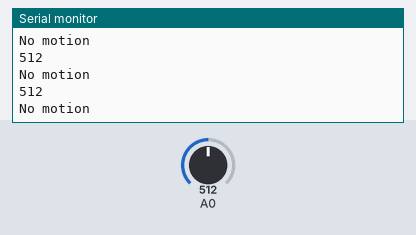
A sketch run on a simulated Arduino Uno, built with avr-gcc and run on an emulated ATmega328P. Parts: the last lines printed to the serial monitor. Inputs (shaded band) come from the test bench; at power-on: A0 = 512.

Above: at 1.3 s.
1.4 s: A0 set to 643
At 1.81 s:
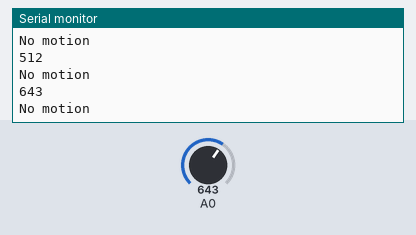
2.9 s: A0 set to 659
At 3.4 s:
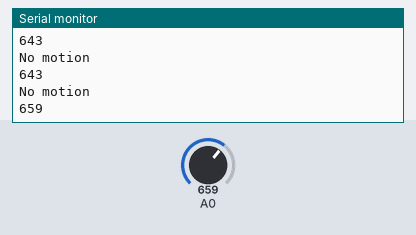
Timing chart, 0 to 5.9 s (numbered marks = the images above; inputs shaded):
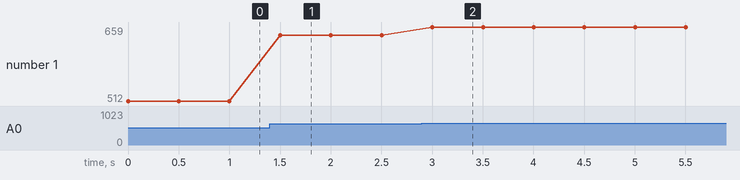

Measured:
- the behaviour switches between 658 and 659 on A0 (found by bisection; images 1 and 2)
- after the input at 1.4 s, the serial monitor: prints a new line after 0.10 s (image 1)
- after the input at 2.9 s, the serial monitor: prints a new line after 0.10 s (image 2)
- plotted number 1: 512 → 643 after the input at 1.4 s, 643 → 659 after the input at 2.9 s

The sketch:

ngt-ss-pir-1A.ino
```cpp
/* Test Code */
// Faya-Nugget Sample Code
// Date: 2015/04/29
// Module Name: Motion Sensor
// Module Number: #ngt-ss-pir-1A
// Description: .

// Wiring: Module Pin ==> Arduino Pin
//               Vout ==> A0


int Pir=0;

void setup()
{
  Serial.begin(9600);
}

void loop()
{
  Pir = analogRead(A0);
  Serial.println(Pir);
  if(Pir<659)
  {
    Serial.println("No motion");
  }
  if(Pir>660)
  {
    Serial.println("Motion!");
  }
  delay(500);
}
```
